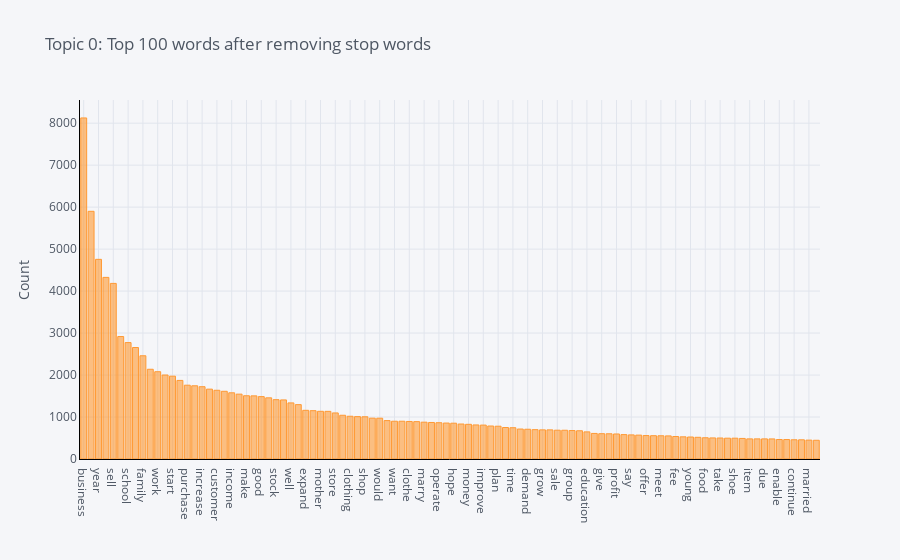

Notebook source saved alongside this figure:
### Code cell
plot_model(lda)

### Figure 1 — Plotly figure (JSON) as saved in the notebook; plotly's stock layout.template omitted (floating-point values rounded to 4 significant figures)
{"data": [{"marker": {"color": "rgba(255, 153, 51, 0.6)", "line": {"color": "rgba(255, 153, 51, 1.0)", "width": 1}}, "name": "count", "orientation": "v", "text": "", "type": "bar", "x": ["business", "loan", "year", "child", "sell", "buy", "school", "old", "family", "use", "work", "able", "start", "also", "purchase", "help", "increase", "product", "customer", "live", "income", "need", "make", "husband", "good", "small", "stock", "request", "well", "community", "expand", "order", "mother", "woman", "store", "support", "clothing", "pay", "shop", "entrepreneur", "would", "new", "want", "client", "clothe", "home", "marry", "run", "operate", "get", "hope", "ago", "money", "go", "improve", "provide", "plan", "people", "time", "market", "demand", "high", "grow", "capital", "sale", "hard", "group", "service", "education", "single", "give", "earn", "profit", "keep", "say", "house", "offer", "currently", "meet", "supply", "fee", "attend", "young", "add", "food", "invest", "take", "area", "shoe", "month", "item", "life", "due", "enough", "enable", "son", "continue", "daughter", "married", "first"], "y": [8124, 5900, 4756, 4326, 4183, 2917, 2773, 2656, 2459, 2138, 2079, 2001, 1973, 1872, 1758, 1744, 1722, 1664, 1637, 1613, 1577, 1545, 1507, 1504, 1486, 1457, 1413, 1407, 1336, 1295, 1160, 1151, 1136, 1135, 1097, 1042, 1018, 1010, 1006, 973, 972, 915, 900, 900, 894, 890, 877, 870, 864, 856, 853, 833, 826, 811, 808, 786, 781, 750, 745, 714, 709, 699, 694, 694, 686, 685, 678, 673, 646, 609, 603, 601, 596, 581, 574, 569, 558, 555, 553, 550, 536, 528, 524, 517, 506, 502, 500, 496, 496, 490, 479, 479, 479, 478, 464, 463, 458, 457, 450, 446]}], "layout": {"autosize": true, "legend": {"bgcolor": "#F5F6F9", "font": {"color": "#4D5663"}}, "paper_bgcolor": "#F5F6F9", "plot_bgcolor": "#F5F6F9", "title": {"font": {"color": "#4D5663"}, "text": "Topic 0: Top 100 words after removing stop words"}, "xaxis": {"autorange": true, "gridcolor": "#E1E5ED", "linecolor": "black", "range": [-0.5, 99.5], "showgrid": true, "tickfont": {"color": "#4D5663"}, "title": {"font": {"color": "#4D5663"}, "text": ""}, "type": "category", "zerolinecolor": "#E1E5ED"}, "yaxis": {"autorange": true, "gridcolor": "#E1E5ED", "linecolor": "black", "range": [0, 8552.0], "showgrid": true, "tickfont": {"color": "#4D5663"}, "title": {"font": {"color": "#4D5663"}, "text": "Count"}, "type": "linear", "zerolinecolor": "#E1E5ED"}}}
